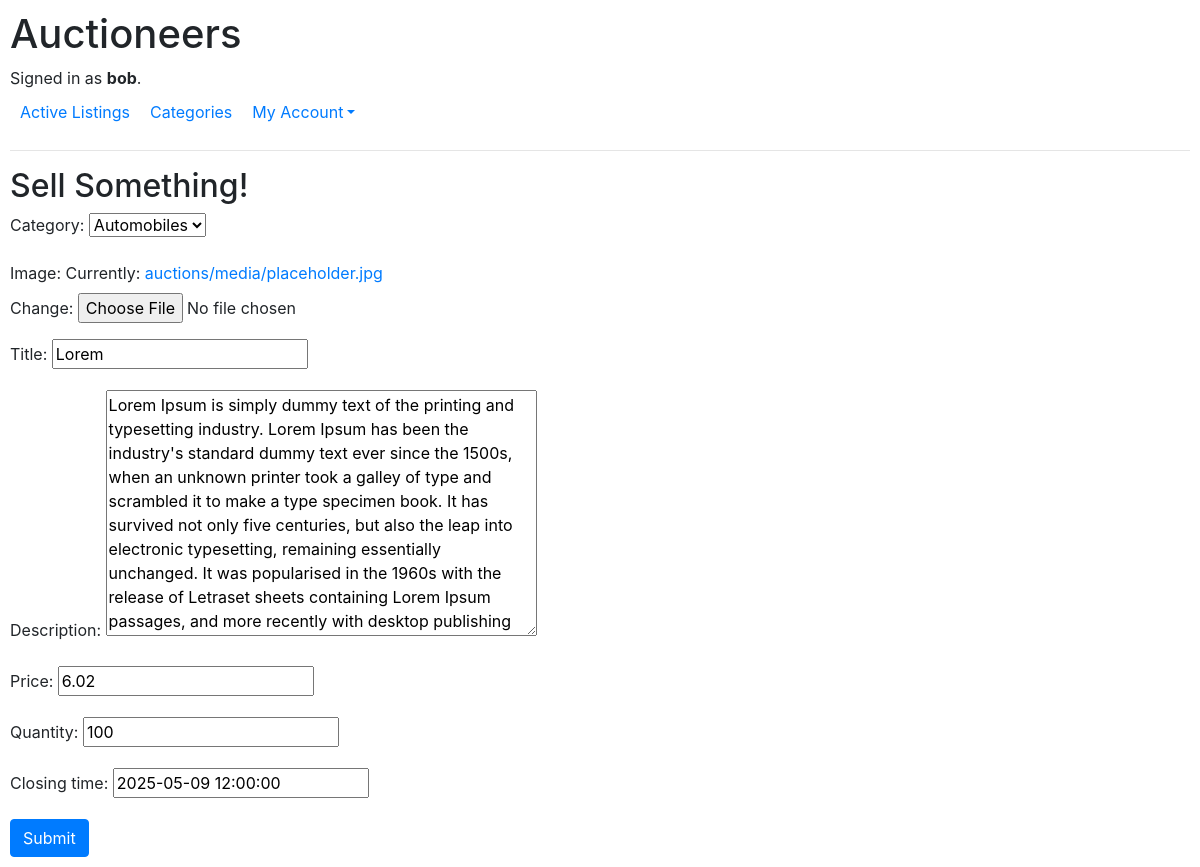
The page /sell/1/ (signed in) on the database as committed earlier.
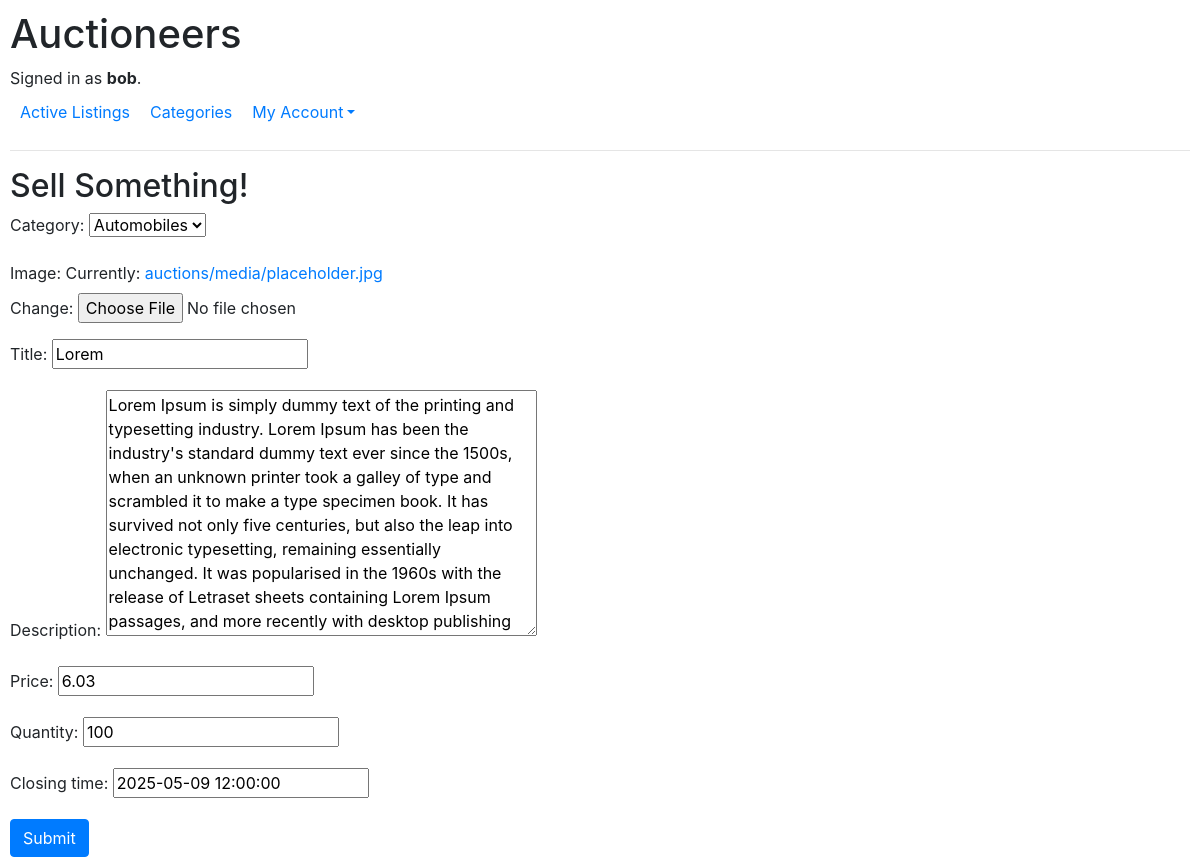
The same page on the database as committed later.
### auctions/models.py (models this page shows, shortened)
class Auction_Listing(models.Model):
    category = models.ForeignKey(Category, on_delete=models.PROTECT, related_name="listings")
    title = models.CharField(max_length = 25)
    description = models.TextField()
    image = models.FileField(upload_to="media/", blank=False, default="media/placeholder.jpg")
    quantity = models.IntegerField()
    price = models.DecimalField(max_digits=10, decimal_places=2)
    current_bid = models.ForeignKey("Bid", on_delete=models.PROTECT, related_name="listings", null=True, blank=True)
    seller = models.ForeignKey(User, on_delete=models.CASCADE, related_name="listings")
    timestamp = models.DateTimeField(auto_now_add=True)
    closing_time = models.DateTimeField(blank=False)
    is_open = models.BooleanField(default=True)

### auctions/views.py (the view)
# urls.py: path("sell/", views.sell, name="sell"),
def sell(request, listing_id=None):
    if request.method == "POST":
        if listing_id:
            listing = get_object_or_404(Auction_Listing, id=listing_id)
            form = ListingForm(request.POST, request.FILES, instance=listing)
        else:
            form = ListingForm(request.POST, request.FILES)
        if form.is_valid():
            listing = form.save(commit=False)
            listing.seller = request.user
            form.save()
            return redirect('listing_detail', form.instance.id)
    else:
        if listing_id:
            listing = get_object_or_404(Auction_Listing, id=listing_id)
            form = ListingForm(instance=listing)
        else:
            form = ListingForm()
    return render(request, "auctions/sell.html", {'form': form})

### auctions/forms.py
class ListingForm(forms.ModelForm):
    class Meta:
        model = Auction_Listing
        fields = [
            'category',
            'image',
            'title',
            'description',
            'price',
            'quantity',
            'closing_time',
            ]
    def __init__(self, *args, **kwargs):
        super().__init__(*args, **kwargs)
        self.fields['category'].queryset = Category.objects.all()

### auctions/models.py (called while the page is built)
    def __str__(self):
        return self.title

### auctions/templates/auctions/sell.html (shortened to what this page needs)
{% extends "auctions/layout.html" %}
{% block body %}
    <h2>Sell Something!</h2>
    <div>
        {% if user.is_authenticated %}
        <form action="" method="POST" enctype="multipart/form-data">
            {{ form.as_p}}
            <button type="submit" class="btn btn-primary">Submit</button>
        </form>
        {% endif %}
    </div>
{% endblock %}

Rows that differ between the two databases and show on the page:
changed Auction_Listing "Automobiles": price "6.02" → "6.03"
